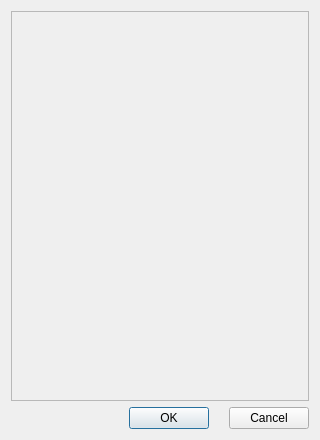
<?xml version="1.0" encoding="UTF-8"?>
<ui version="4.0">
 <class>Dialog</class>
 <widget class="QDialog" name="Dialog">
  <property name="geometry">
   <rect>
    <x>0</x>
    <y>0</y>
    <width>320</width>
    <height>440</height>
   </rect>
  </property>
  <property name="sizePolicy">
   <sizepolicy hsizetype="MinimumExpanding" vsizetype="Preferred">
    <horstretch>0</horstretch>
    <verstretch>0</verstretch>
   </sizepolicy>
  </property>
  <property name="maximumSize">
   <size>
    <width>16777215</width>
    <height>550</height>
   </size>
  </property>
  <property name="windowTitle">
   <string>Dialog</string>
  </property>
  <layout class="QVBoxLayout" name="verticalLayout">
   <item>
    <widget class="QScrollArea" name="scrollArea">
     <property name="widgetResizable">
      <bool>true</bool>
     </property>
     <widget class="QWidget" name="scrollAreaWidgetContents">
      <property name="geometry">
       <rect>
        <x>0</x>
        <y>0</y>
        <width>300</width>
        <height>384</height>
       </rect>
      </property>
     </widget>
    </widget>
   </item>
   <item>
    <layout class="QHBoxLayout" name="MainLayout">
     <item>
      <layout class="QHBoxLayout" name="ButtonLayout">
       <property name="spacing">
        <number>20</number>
       </property>
       <property name="sizeConstraint">
        <enum>QLayout::SetFixedSize</enum>
       </property>
       <item>
        <spacer name="horizontalSpacer">
         <property name="orientation">
          <enum>Qt::Horizontal</enum>
         </property>
         <property name="sizeHint" stdset="0">
          <size>
           <width>40</width>
           <height>20</height>
          </size>
         </property>
        </spacer>
       </item>
       <item>
        <widget class="QPushButton" name="pushButton">
         <property name="text">
          <string>OK</string>
         </property>
        </widget>
       </item>
       <item>
        <widget class="QPushButton" name="pushButton_2">
         <property name="text">
          <string>Cancel</string>
         </property>
        </widget>
       </item>
      </layout>
     </item>
    </layout>
   </item>
  </layout>
 </widget>
 <resources/>
 <connections/>
</ui>
